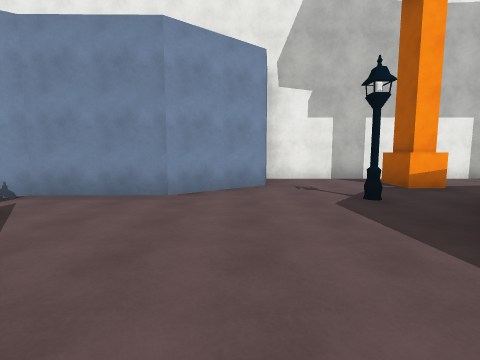
[1] (above)

17 first-person views from a walk through a scene from a Unity 3-D project. The camera is 1.5 m above the floor, tilts 6° down and sees 85° across. The floor is counted in squares, 2 m on a side. Each view is taken from the middle of a square. On the plan, view 1 faces up. The plan holds only what a view shows up to about 9 squares ahead; the rest is blank. The place goes on beyond the plan. The player is left out. Some animated figures are not drawn. Surface patterns are stand-ins for the level's own textures.

[2]
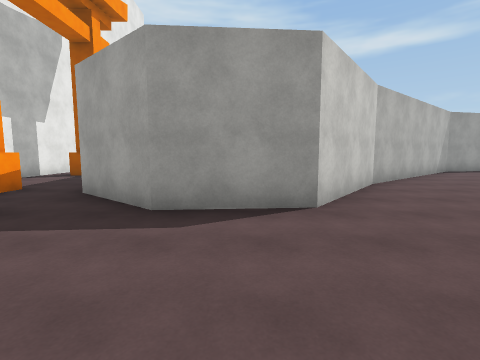

[3]
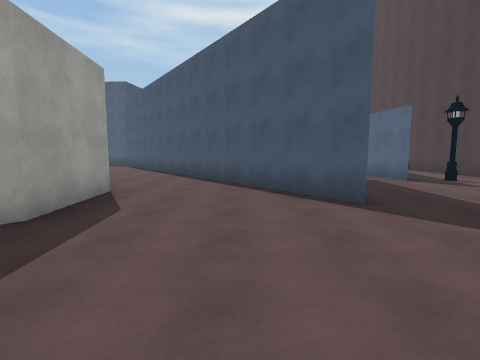

[4]
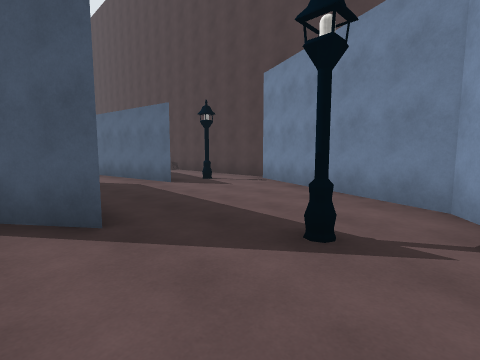

[5]
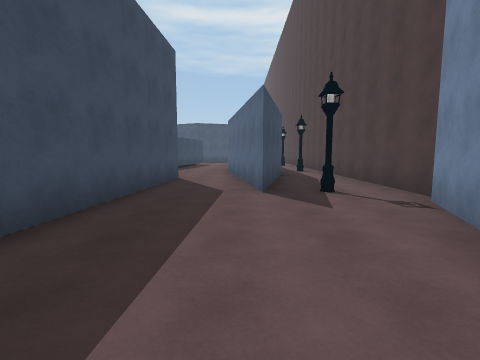

[6]
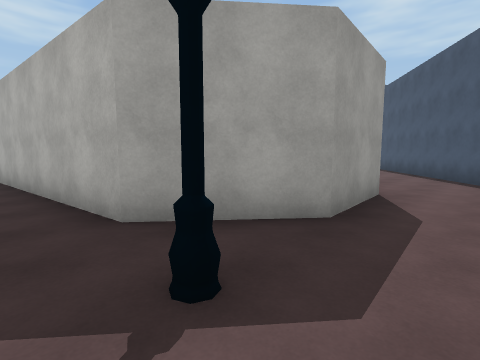

[7]
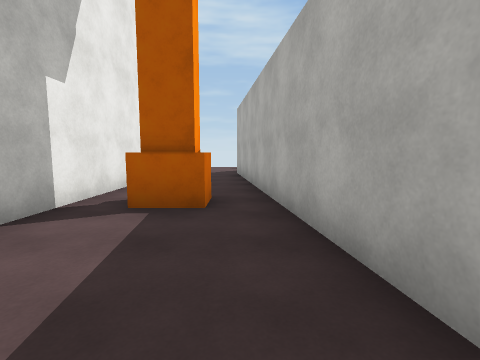

[8]
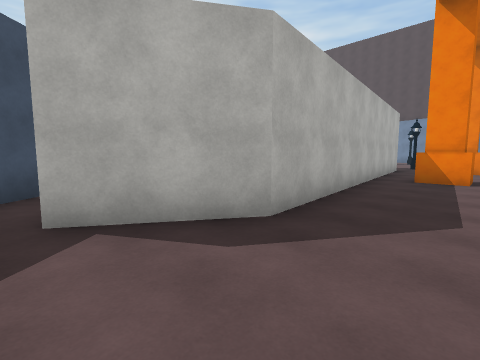

[9]
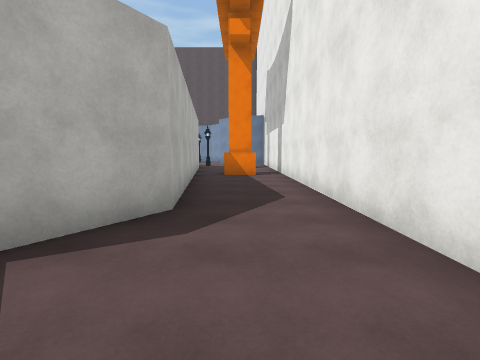

[10]
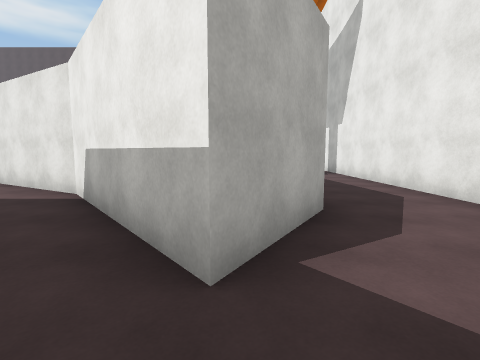

[11]
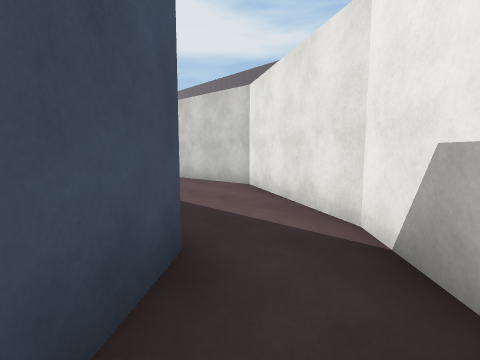

[12]
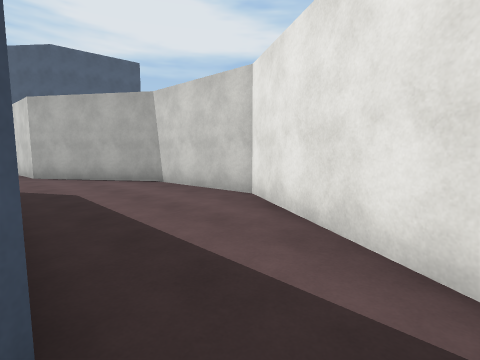

[13]
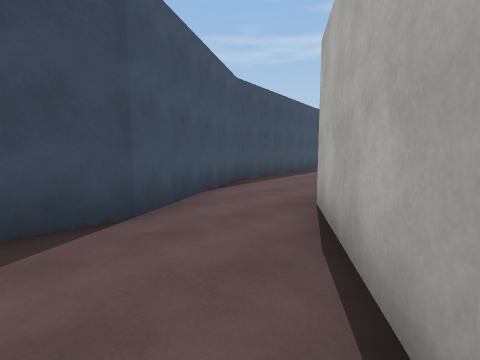

[14]
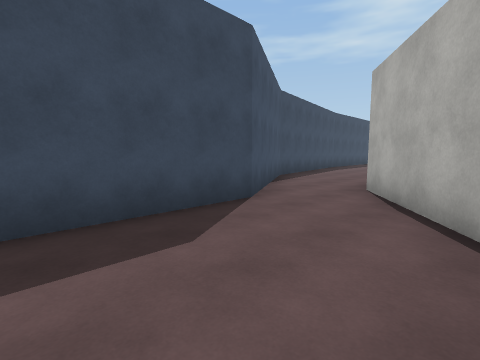

[15]
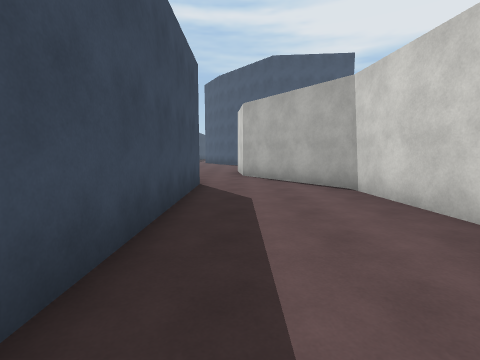

[16]
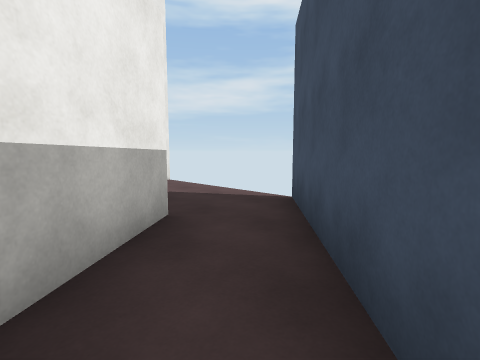

[17]
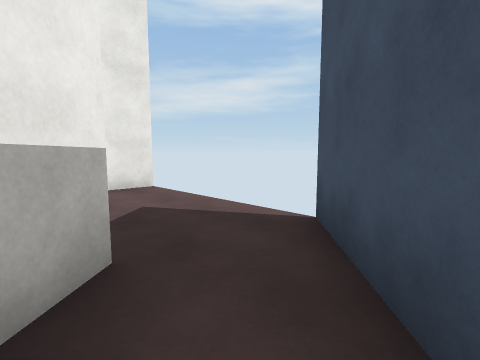

### Floor plan
Points are (right, up) in squares from view 1. A wall is a line through its corners. A room is listed if a view was taken in it or the views show most of it. See-through windows are left out.
Room 1 (views 1, 2, 3, 4, 5, 6, 7, 8, 9, 10, 11, 12, 16, 17)
walls: (4.4, 5.5) (3.6, 5.5) (3.6, 6.6); (0.7, 6.1) (-1.3, 4.6) (-3.6, 4.5) (-5.1, 3.6) (-7, -1.1); (3.8, 7.5) (0.8, 7.5); (4.4, 7.5) (3.9, 7.5); (7.5, 5.5) (7.5, 6.5) (8.3, 6.5) (8.3, 5.5) (7.5, 5.5); (-1.9, 1.3) (2.7, -4.8); (5.2, -2.2) (2.5, -0.1) (2.4, 2.2) (3.9, 3.9) (13.6, 5.1) (15.6, 3.8) (12.3, 1); (-4.4, -1.9) (-4, -4.6); (-2.2, -4.8) (-1.9, 0.7); (13.9, 0.3) (17.8, 3.6); (15.5, 7.5) (5.5, 7.5); (17.9, 7.5) (16.8, 7.5)
ways out: opening at (13, 1) to room 2; opening at (-6, -1); opening at (-3, -4); opening at (3.3, -3)
objects: streetlight (-3, 3); streetlight (2, 4)
Room 2 (views 13, 14, 15)
walls: (12.3, 1) (10.5, -2.2) (10.7, -5.4) (12.9, -8.5) (13.1, -10.4); (15.1, -8.2) (14, -6.3) (13.9, -0.9)
ways out: opening at (13, 1) to room 1; opening at (14, -9)

Positions as (right, up) in squares from view 1, and headings:
1: (0, 0), facing up
2: (-1, 1), facing right
3: (0, 5), facing down
4: (-1, 4), facing down-left
5: (-4, 3), facing down
6: (1, 5), facing down-right
7: (4, 5), facing right
8: (16, 7), facing down-left
9: (17, 6), facing left
10: (17, 4), facing left
11: (15, 2), facing down-left
12: (14, 1), facing down-left
13: (11, -5), facing down-right
14: (11, -3), facing down-right
15: (13, 0), facing down
16: (14, 1), facing up-right
17: (15, 2), facing up-right
